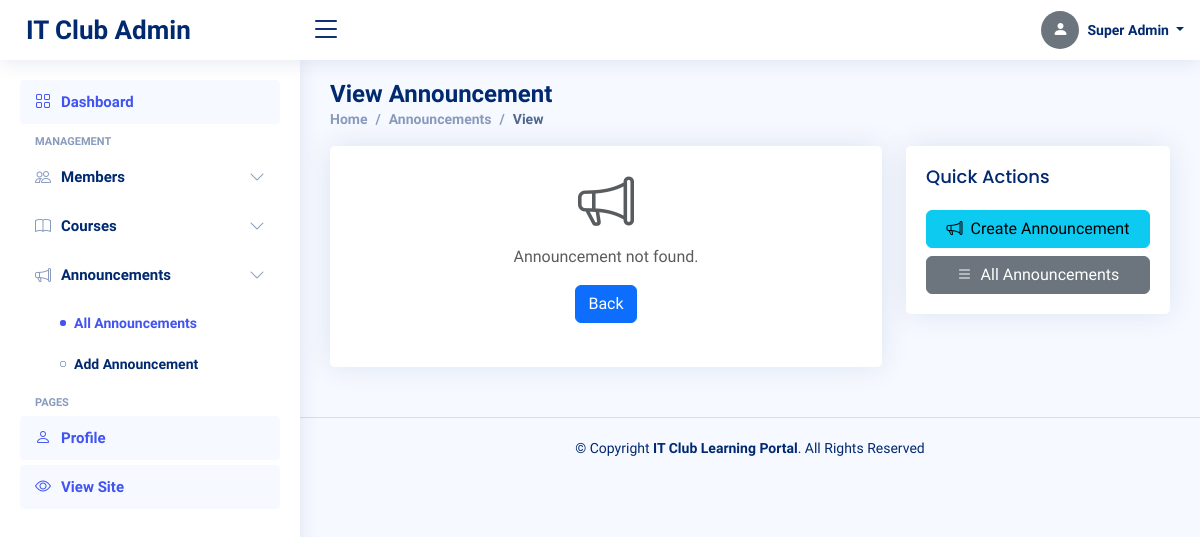
Before: /admin/announcements/view/1 (signed in) with the older database file.
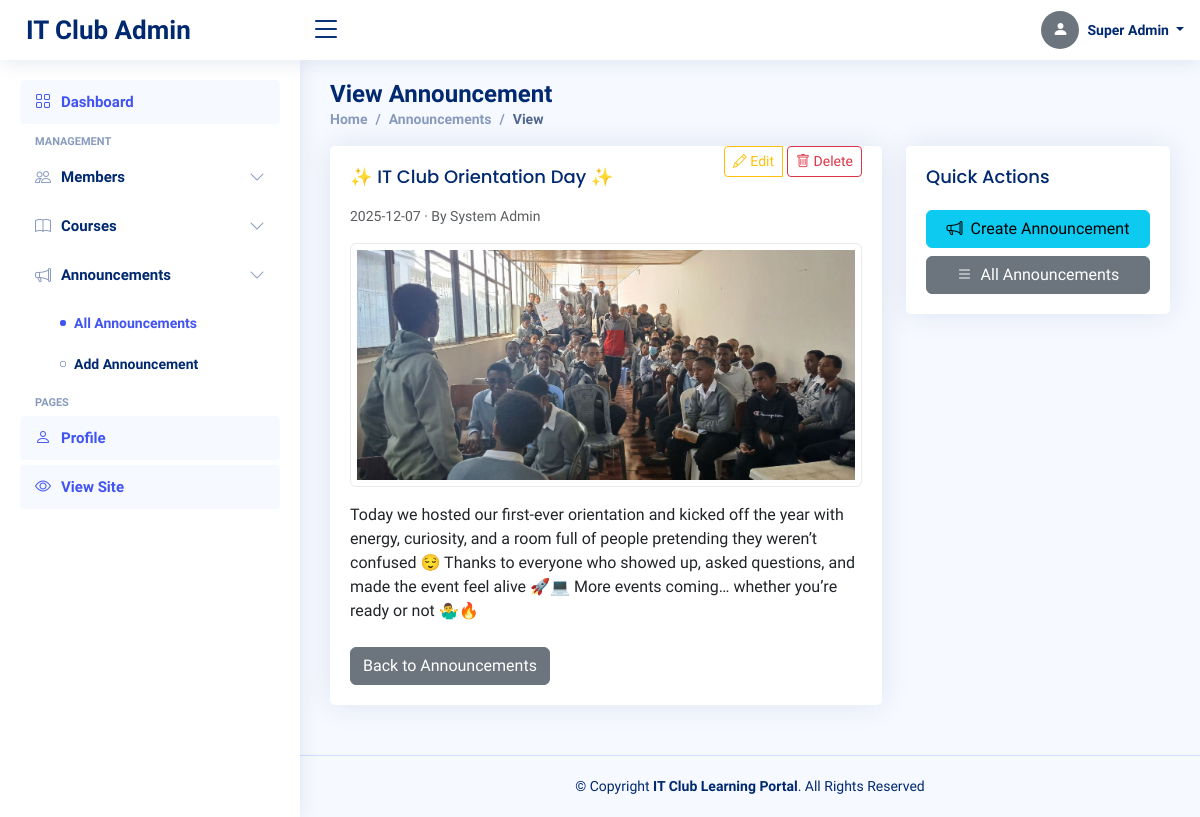
After: the same page with the newer database file.
### tables this page shows
CREATE TABLE announcements (
        id INTEGER PRIMARY KEY AUTOINCREMENT,
        title TEXT NOT NULL,
        content TEXT NOT NULL,
        author_id INTEGER,
        is_public INTEGER DEFAULT 1,
        created_at TIMESTAMP DEFAULT CURRENT_TIMESTAMP, poster TEXT,
        FOREIGN KEY (author_id) REFERENCES admins (id)
    );

CREATE TABLE admins (
        id INTEGER PRIMARY KEY AUTOINCREMENT,
        full_name TEXT NOT NULL,
        username TEXT UNIQUE NOT NULL,
        email TEXT UNIQUE NOT NULL,
        password TEXT NOT NULL,
        role TEXT NOT NULL,
        created_at TIMESTAMP DEFAULT CURRENT_TIMESTAMP
    , profile_picture TEXT);

### app.py (the view)
@app.route('/admin/announcements/view/<int:announcement_id>')
@admin_required
def view_announcement(announcement_id):
    db = get_db()
    announcement_row = db.execute('SELECT * FROM announcements WHERE id = ?', (announcement_id,)).fetchone()
    announcement = row_to_dict(announcement_row)
    if announcement:
        announcement['poster'] = resolve_media_path(announcement.get('poster'))
        if 'author_name' not in announcement:
            author = db.execute('SELECT full_name FROM admins WHERE id = ?', (announcement.get('author_id'),)).fetchone()
            announcement['author_name'] = author['full_name'] if author else None
        announcement.setdefault('created_at', None)
    return render_template('admin/view_announcement.html', announcement=announcement)

### app.py (called while the page is built)
def get_db():
    if 'db' not in g:
        g.db = sqlite3.connect(app.config['DATABASE'])
        g.db.row_factory = sqlite3.Row
    return g.db

def admin_required(f):
    @functools.wraps(f)
    def decorated(*args, **kwargs):
        if 'admin_id' not in session:
            flash('Admin login required.', 'error')
            return redirect(url_for('admin_login'))
        return f(*args, **kwargs)
    return decorated

def row_to_dict(row):
	if row is None:
		return None
	try:
		return {k: row[k] for k in row.keys()}
	except Exception:
		try:
			return dict(row)
		except Exception:
			return row

def resolve_media_path(val):
	if not val:
		return None
	val = str(val)
	if val.startswith('http://') or val.startswith('https://') or val.startswith('/'):
		return val
	return url_for('static', filename=val)

### templates/admin/view_announcement.html (shortened to what the changed rows need)
<!DOCTYPE html>
<html lang="en">
<head>
  <link href="{{ url_for('static', filename='vendor/bootstrap/css/bootstrap.min.css') }}" rel="stylesheet">
  <link href="{{ url_for('static', filename='vendor/bootstrap-icons/bootstrap-icons.css') }}" rel="stylesheet">
  <link href="{{ url_for('static', filename='vendor/boxicons/css/boxicons.min.css') }}" rel="stylesheet">
  <link href="{{ url_for('static', filename='vendor/quill/quill.snow.css') }}" rel="stylesheet">
  <link href="{{ url_for('static', filename='vendor/quill/quill.bubble.css') }}" rel="stylesheet">
  <link href="{{ url_for('static', filename='vendor/remixicon/remixicon.css') }}" rel="stylesheet">
  <link href="{{ url_for('static', filename='vendor/simple-datatables/style.css') }}" rel="stylesheet">
  <link rel="stylesheet" href="https://cdn.jsdelivr.net/npm/bootstrap-icons@1.10.5/font/bootstrap-icons.css">
  <link rel="stylesheet" href="https://cdnjs.cloudflare.com/ajax/libs/boxicons/2.1.4/css/boxicons.min.css">
  <link rel="stylesheet" href="https://cdn.jsdelivr.net/npm/remixicon@2.5.0/fonts/remixicon.css">
  <link href="{{ url_for('static', filename='css/style.css') }}" rel="stylesheet">
</head>
<body>
  <main id="main" class="main">
    <div class="pagetitle">
      <h1>View Announcement</h1>
    </div>
    <section class="section dashboard">
      <div class="row">
        <div class="col-lg-8">
          <div class="card">
            <div class="card-body">
              {% if announcement %}
                <div class="d-flex justify-content-between align-items-start mb-3">
                  <div>
                    <h3 class="card-title mb-1">{{ announcement['title'] }}</h3>
                    <div class="text-muted small">
                      {% if announcement['created_at'] %} {{ announcement['created_at'][:10] }} {% endif %}
                      {% if 'author_name' in announcement and announcement['author_name'] %} &middot; By {{ announcement['author_name'] }} {% endif %}
                    </div>
                  </div>
                  <div class="btn-group">
                    <a href="{{ url_for('edit_announcement', announcement_id=announcement['id']) }}" class="btn btn-sm btn-outline-warning me-1"><i class="bi bi-pencil"></i> Edit</a>
                    <form action="{{ url_for('delete_announcement', announcement_id=announcement['id']) }}" method="post" onsubmit="return confirm('Delete this announcement?');" style="display:inline">
                      <button class="btn btn-sm btn-outline-danger" type="submit"><i class="bi bi-trash"></i> Delete</button>
                    </form>
                  </div>
                </div>
                {% set poster = announcement['poster'] if 'poster' in announcement and announcement['poster'] else None %}
                {% if poster %}
                  {% if poster.startswith('http') %}
                    {% set poster_src = poster %}
                  {% elif poster.startswith('/') %}
                    {% set poster_src = poster %}
                  {% elif poster.startswith('static/') %}
                    {% set poster_src = '/' + poster %}
                  {% else %}
                    {% set poster_src = url_for('static', filename=poster) %}
                  {% endif %}
                {% else %}
                  {% set poster_src = url_for('static', filename='img/default-announcement.png') %}
                {% endif %}
                <div class="mb-3 text-center">
                  <img src="{{ poster_src }}" alt="poster" class="img-fluid rounded" style="max-height:420px; width:auto; border:1px solid #eaeaea; padding:6px;" data-poster="{{ poster|default('') }}">
                </div>
                <div class="mb-4">
                  {{ announcement['content'] | safe }}
                </div>
                <a href="{{ url_for('admin_announcements') }}" class="btn btn-secondary">Back to Announcements</a>
              {% else %}
                <div class="text-center py-4">
                  <i class="bi bi-megaphone display-4 text-muted"></i>
                  <p class="text-muted mt-2">Announcement not found.</p>
                  <a href="{{ url_for('admin_announcements') }}" class="btn btn-primary">Back</a>
                </div>
              {% endif %}
            </div>
          </div>
        </div>
      </div>
    </section>
  </main>
</body>
</html>

Changed rows visible on the page:
added announcements: title "✨ IT Club Orientation Day ✨", created_at "2025-12-07", poster (picture), content "Today we hosted our first-ever orientation and kicked off the year with energy, curiosity, and a room full of people pretending they weren’t confused 😌 Thanks to everyone who showed up, asked questions, and made the event feel alive 🚀💻 More events coming… whether you’re ready or not 🤷‍♂️🔥"
now on this page (row edited): admins: author_name "System Admin"
Other visible differences:
text no longer shown: "Announcement not found. Back"
text now shown: "· By Edit Delete Back to Announcements"
